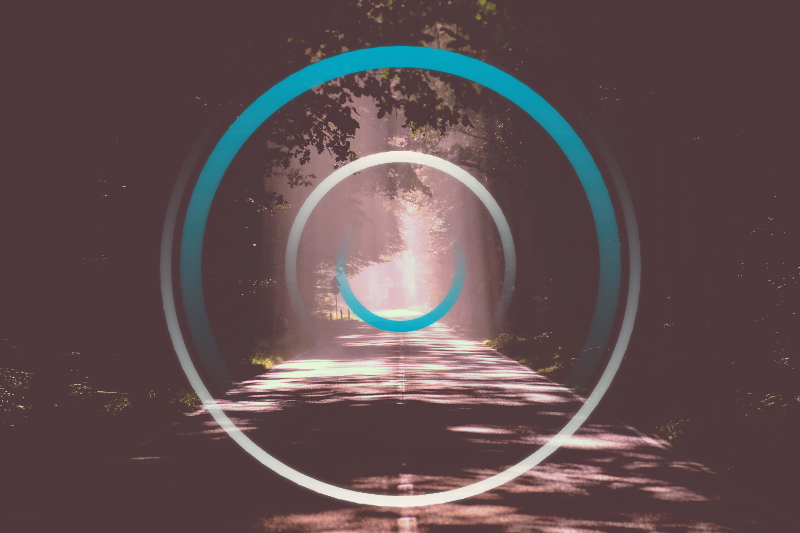

Generate this figure with Python:
from pixelhouse import Canvas, ellipse, linear_gradient
from pixelhouse.color import ColorLoversPalette
from pixelhouse.filter import gaussian_blur, instafilter
import numpy as np


def draw_circles(C, dx=0.25, tc=0.1):
    pal = ColorLoversPalette()(19)

    # Change the transparency on one of the colors
    pal[1][3] = 0

    base_r = 0.80

    r = base_r + dx
    lg = linear_gradient(pal[0], pal[1], theta=np.pi / 2)
    C += ellipse(0, 0, r, r, thickness=tc, gradient=lg)

    r = base_r - 2 * dx
    lg = linear_gradient(pal[0], pal[1], theta=-np.pi / 2)
    C += ellipse(0, 0, r, r, thickness=tc / 2, gradient=lg)

    r = base_r - dx
    lg = linear_gradient(pal[2], pal[1], theta=np.pi / 2)
    C += ellipse(0, 0, r, r, thickness=tc / 2, gradient=lg)

    r = base_r + 1.5 * dx
    lg = linear_gradient(pal[2], pal[1], theta=-np.pi / 2)
    C += ellipse(0, 0, r, r, thickness=tc / 2, gradient=lg)


C = Canvas().load("asphalt-dark-dawn-531321.jpg")
C += instafilter("1977")

with C.layer() as C2:
    draw_circles(C2)
    C2 += gaussian_blur()
    draw_circles(C2)

C.save("figures/blue_woods.png")
C.show()
